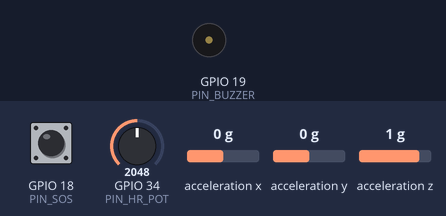
Bench run of a sketch on a simulated ESP32. Parts: buzzer (waves = sounding). Wiring (from diagram.json): MPU-6050 motion sensor at I2C address 0x68. The test bench sets the inputs (shaded band); at power-on: GPIO 34 (PIN_HR_POT) = 2048, GPIO 18 (PIN_SOS) HIGH, acceleration x 0 g, acceleration y 0 g, acceleration z 1 g (analog values on the 0–4095 scale). WiFi joins after 1.5 s; servers stay silent unless stated; the local clock reads 2024-03-15 10:24:30 at power-on unless the sketch sets it; random numbers use the default seed unless the sketch sets one; no MQTT or app messages arrive unless stated; what the sketch prints to the serial monitor is not drawn.

Above: at 2.7 s.
2.8 s: GPIO 34 (PIN_HR_POT) set to 2939
6.5 s: GPIO 34 (PIN_HR_POT) set to 3048
At 8.2 s:
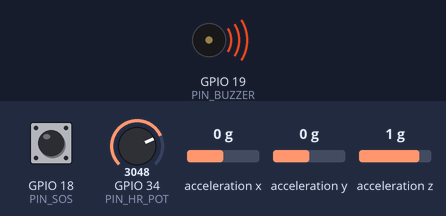
13.2 s: GPIO 18 (PIN_SOS) pulled LOW for 0.15 s
17.7 s: GPIO 18 (PIN_SOS) pulled LOW for 1 s
25.4 s: GPIO 18 (PIN_SOS) driven LOW
29.9 s: GPIO 18 (PIN_SOS) pulsed HIGH 2 times (0.12 s each, 0.3 s apart)
Timing chart, 0 to 37.6 s (numbered marks = the images above; inputs shaded):
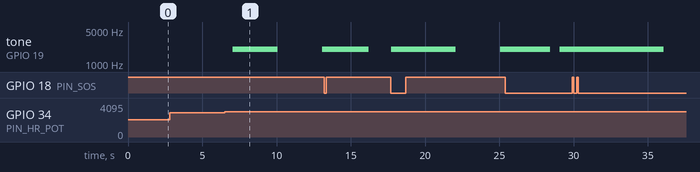

The sketch:

sketch.ino
```cpp
/*
  Digi5 - Module 1 - TP "Du simulateur Python au firmware ESP32 (Wokwi)"
  Projet EHPAD - monitoring-ehpad

  Ce firmware REMPLACE le simulateur Python du projet Digi4 : meme hierarchie de
  topics, memes cles JSON, memes seuils d'alerte. Le dashboard n'a pas a changer.
  Voir docs/contrat_mqtt.md a la racine du depot.

  Materiel (Wokwi, puis vraie carte le 30/10) :
    ESP32 + MPU-6050 (I2C SDA=21 SCL=22) + bouton SOS + buzzer + potentiometre.
  Le potentiometre tient lieu de capteur de FC en attendant le MAX30102.

  DONNEES FICTIVES - usage pedagogique - aucune finalite diagnostique.
  broker.hivemq.com est public : n'y publier aucune donnee reelle.
*/
#include <WiFi.h>
#include <WiFiClientSecure.h>
#include <Wire.h>
#include <time.h>
#include <sys/time.h>
#include <esp_random.h>
#include <PubSubClient.h>

// ======================= 1. CONFIGURATION A ADAPTER =======================
#define USE_TLS 0  // 0 : broker.hivemq.com:1883 (public, non chiffre)
                   // 1 : cluster HiveMQ Cloud:8883 (TLS) - etape 10

const char* WIFI_SSID     = "Wokwi-GUEST";
const char* WIFI_PASSWORD = "";
const int   WIFI_CHANNEL  = 6;  // 6 accelere Wokwi ; mettre 0 sur la vraie carte

// LA SEULE LIGNE A CHANGER SI L'INTERVENANT IMPOSE UN NOM D'EQUIPE :
const char* TEAM_ID = "equipe-ehpad";

// Identifiants FICTIFS. RESIDENT_ID doit matcher ^R\d{3}$ : le backend rejette
// tout le reste. R021 est volontairement HORS de la plage du simulateur Python
// (R001..R020) : les deux sources alimentent ainsi des residents differents et
// ne peuvent pas se contredire sur le meme. Le profil correspondant est declare
// dans backend/app/profiles.py.
const char* RESIDENT_ID = "R021";
const char* ROOM_ID     = "121";
const char* DEVICE_ID   = "esp32-01";

#if USE_TLS
const char*    MQTT_HOST = "VOTRE-CLUSTER.s1.eu.hivemq.cloud";
const uint16_t MQTT_PORT = 8883;
const char*    MQTT_USER = "UTILISATEUR_TP";   // placeholder : jamais de vrai secret dans Git
const char*    MQTT_PASS = "MOT_DE_PASSE_TP";
const char* ROOT_CA = R"PEM(
-----BEGIN CERTIFICATE-----
COLLER ICI LE CERTIFICAT RACINE (format PEM)
-----END CERTIFICATE-----
)PEM";
WiFiClientSecure netClient;
#else
const char*    MQTT_HOST = "broker.hivemq.com";
const uint16_t MQTT_PORT = 1883;
const char*    MQTT_USER = nullptr;
const char*    MQTT_PASS = nullptr;
WiFiClient netClient;
#endif

// ======================= 2. BROCHAGE (identique sur la vraie carte) =======================
const int PIN_SOS    = 18;  // bouton vers GND, pull-up interne
const int PIN_BUZZER = 19;
const int PIN_HR_POT = 34;  // ADC1 : l'ADC2 est inutilisable quand le Wi-Fi est actif
const int PIN_SDA    = 21;
const int PIN_SCL    = 22;
const uint8_t MPU_ADDR = 0x68;

// ======================= 3. PARAMETRES =======================
const unsigned long PUBLISH_PERIOD_MS = 2000;  // 1 message / 2 s
const unsigned long IMU_PERIOD_MS     = 20;    // lecture IMU a 50 Hz
const unsigned long ALARM_DURATION_MS = 3000;
const float G_TO_MS2 = 9.80665;  // le projet Digi4 publie des m/s2, pas des g

// Seuil de chute : 2,5 g, exprime en m/s2 pour rester dans l'unite du projet.
const float FALL_THRESHOLD_MS2 = 2.5 * G_TO_MS2;

// Seuils de FC : repris A L'IDENTIQUE de backend/app/alerts/rules.py, pour que
// l'alerte du device et celle du backend ne puissent pas se contredire.
//   L4 URGENCE     : hr < 40 ou hr > 140
//   L2 ATTENTION   : hr > 100
//   L1 INFORMATION : 50 <= hr < 58
const int HR_CRITICAL_LOW  = 40;
const int HR_CRITICAL_HIGH = 140;
const int HR_ELEVATED      = 100;
const int HR_MILD_LOW_MIN  = 50;
const int HR_MILD_LOW_MAX  = 58;

// Niveaux du projet Digi4 (backend/app/models.py:AlertLevel)
const int LEVEL_NONE = 0, LEVEL_INFORMATION = 1, LEVEL_ATTENTION = 2;
const int LEVEL_URGENCE = 4, LEVEL_DANGER_VITAL = 5;

// ======================= 4. ETAT =======================
PubSubClient mqtt(netClient);

String topicVitals, topicMotion, topicAlerts, topicStatus, clientId;
bool imuOk = false;
float ax = 0, ay = 0, az = 0;   // derniere acceleration, en g
float peakMs2 = 0;              // pic de norme sur la fenetre, en m/s2
unsigned long lastPublish = 0, lastImu = 0, lastMqttAttempt = 0, alarmUntil = 0;
unsigned long lastFallAlert = 0, fallUntil = 0;
unsigned long seqVitals = 0, seqMotion = 0;
int lastButton = HIGH;
unsigned long lastButtonChange = 0;
int lastHrLevel = LEVEL_NONE;

// ======================= 5. MPU-6050 EN DIRECT (registres I2C) =======================
void mpuWrite(uint8_t reg, uint8_t value) {
  Wire.beginTransmission(MPU_ADDR);
  Wire.write(reg);
  Wire.write(value);
  Wire.endTransmission();
}

bool mpuBegin() {
  Wire.beginTransmission(MPU_ADDR);
  if (Wire.endTransmission() != 0) return false;  // personne ne repond a 0x68
  mpuWrite(0x6B, 0x00);  // PWR_MGMT_1 : sortir du mode veille
  mpuWrite(0x1C, 0x10);  // ACCEL_CONFIG : plage +/-8 g (4096 unites par g)
  return true;
}

void mpuReadAccel() {
  Wire.beginTransmission(MPU_ADDR);
  Wire.write(0x3B);
  Wire.endTransmission(false);
  Wire.requestFrom((int)MPU_ADDR, 6);
  int16_t rx = (Wire.read() << 8) | Wire.read();
  int16_t ry = (Wire.read() << 8) | Wire.read();
  int16_t rz = (Wire.read() << 8) | Wire.read();
  ax = rx / 4096.0;
  ay = ry / 4096.0;
  az = rz / 4096.0;
}

// ======================= 6. OUTILS =======================
// Le projet Digi4 horodate en ISO 8601 UTC avec les millisecondes et un Z final
// (simulator/app/resident.py). On reproduit exactement ce format.
String isoTimestamp() {
  struct timeval tv;
  gettimeofday(&tv, nullptr);
  if (tv.tv_sec < 1700000000) return "";  // heure NTP pas encore synchronisee
  struct tm t;
  time_t secs = tv.tv_sec;
  gmtime_r(&secs, &t);
  char buf[32];
  strftime(buf, sizeof(buf), "%Y-%m-%dT%H:%M:%S", &t);
  char out[40];
  snprintf(out, sizeof(out), "%s.%03ldZ", buf, (long)(tv.tv_usec / 1000));
  return String(out);
}

// Identifiant d'alerte : le backend utilise uuid4().hex, on produit 32 caracteres hex.
String makeAlertId() {
  char buf[33];
  for (int i = 0; i < 32; i += 8) snprintf(buf + i, 9, "%08x", (unsigned)esp_random());
  buf[32] = '\0';
  return String(buf);
}

int readHeartRate() {
  int raw = analogRead(PIN_HR_POT);       // 0..4095 (ADC 12 bits)
  int bpm = map(raw, 0, 4095, 30, 180);   // potentiometre -> 30..180 bpm
  bpm += (int)random(-2, 3);              // petit bruit de mesure
  // constrain() est une macro : jamais d'appel de fonction a l'interieur
  return constrain(bpm, 30, 180);
}

// Reproduit la cascade de backend/app/alerts/rules.py, FC seule.
// L5 et L3 exigent la SpO2, que ce device ne mesure pas : inatteignables ici.
int hrLevel(int bpm) {
  if (bpm < HR_CRITICAL_LOW || bpm > HR_CRITICAL_HIGH) return LEVEL_URGENCE;
  if (bpm > HR_ELEVATED) return LEVEL_ATTENTION;
  if (bpm >= HR_MILD_LOW_MIN && bpm < HR_MILD_LOW_MAX) return LEVEL_INFORMATION;
  return LEVEL_NONE;
}

void hrReason(int bpm, int level, char* out, size_t n) {
  if (level == LEVEL_URGENCE)        snprintf(out, n, "hr critical (%d)", bpm);
  else if (level == LEVEL_ATTENTION) snprintf(out, n, "hr elevated (%d)", bpm);
  else                               snprintf(out, n, "rythme cardiaque legerement bas (%d)", bpm);
}

// Activite deduite de l'agitation. Le backend ne teste que la valeur "fall"
// (rules.py:31) : c'est donc celle-la qu'il faut emettre pour declencher la L4.
const char* currentActivity() {
  if (millis() < fallUntil) return "fall";
  float agitation = fabs(peakMs2 - G_TO_MS2);
  if (agitation > 2.0) return "walking";
  return "sitting";
}

void startAlarm() {
  tone(PIN_BUZZER, 2000);
  alarmUntil = millis() + ALARM_DURATION_MS;
}

// ======================= 7. RESEAU =======================
void connectWifi() {
  Serial.printf("Wi-Fi : connexion a %s", WIFI_SSID);
  WiFi.mode(WIFI_STA);
  WiFi.begin(WIFI_SSID, WIFI_PASSWORD, WIFI_CHANNEL);
  while (WiFi.status() != WL_CONNECTED) {
    delay(250);
    Serial.print(".");
  }
  Serial.printf("\nWi-Fi OK, IP = %s\n", WiFi.localIP().toString().c_str());
  configTime(0, 0, "pool.ntp.org", "time.google.com");

  // Le backend parse "timestamp" en datetime : sans heure NTP, isoTimestamp()
  // rend une chaine vide et le message est rejete. On attend la synchro, 10 s au
  // plus pour ne pas bloquer la demo si le NTP est injoignable.
  Serial.print("NTP : synchronisation");
  unsigned long deadline = millis() + 10000;
  while (time(nullptr) < 1700000000 && millis() < deadline) {
    delay(200);
    Serial.print(".");
  }
  Serial.println(time(nullptr) < 1700000000 ? " echec (horodatage indisponible)" : " OK");
}

bool connectMqtt() {
  Serial.printf("MQTT : connexion a %s:%u (client %s)... ", MQTT_HOST, MQTT_PORT, clientId.c_str());
  // Last Will : ce que le broker publiera a notre place si l'ESP32 disparait.
  char willMsg[128];
  snprintf(willMsg, sizeof(willMsg),
           "{\"state\":\"offline\",\"device_id\":\"%s\",\"resident_id\":\"%s\"}",
           DEVICE_ID, RESIDENT_ID);
  bool ok = mqtt.connect(clientId.c_str(), MQTT_USER, MQTT_PASS,
                         topicStatus.c_str(), 1, true, willMsg);
  if (ok) {
    Serial.println("OK");
    char online[160];
    snprintf(online, sizeof(online),
             "{\"state\":\"online\",\"device_id\":\"%s\",\"resident_id\":\"%s\",\"timestamp\":\"%s\"}",
             DEVICE_ID, RESIDENT_ID, isoTimestamp().c_str());
    mqtt.publish(topicStatus.c_str(), online, true);  // message retenu
  } else {
    Serial.printf("echec, etat = %d\n", mqtt.state());
  }
  return ok;
}

// ======================= 8. PUBLICATIONS =======================
// Alerte LOCALE : buzzer et moniteur serie, rien sur MQTT.
//
// Pourquoi ne pas tout publier : le backend recoit deja les vitals et le motion
// de cette carte, et evalue hr et "fall" avec exactement les memes seuils
// (backend/app/alerts/rules.py). Republier ces alertes depuis le device les
// ferait apparaitre DEUX FOIS dans le dashboard, une par chemin. Le device
// garde donc son evaluation embarquee pour ce qu'elle sert vraiment ici :
// reagir sans reseau, tout de suite, en faisant sonner le buzzer.
void localAlert(int level, const char* reason) {
  Serial.printf("[ALERTE locale L%d] %s\n", level, reason);
  if (level >= LEVEL_URGENCE) startAlarm();
}

// Alerte PUBLIEE, au format exact de backend/app/models.py:Alert. Reservee aux
// evenements que le backend ne peut pas deduire des mesures : le bouton SOS
// n'existe nulle part dans rules.py, aucune constante vitale ne le trahit.
void publishAlert(int level, const char* reason) {
  String ts = isoTimestamp();
  String id = makeAlertId();
  char payload[448];
  snprintf(payload, sizeof(payload),
           "{\"id\":\"%s\",\"resident_id\":\"%s\",\"level\":%d,\"reason\":\"%s\","
           "\"status\":\"active\",\"created_at\":\"%s\",\"updated_at\":\"%s\","
           "\"last_seen\":\"%s\",\"acknowledged_by\":null,"
           "\"source\":\"esp32\",\"device_id\":\"%s\"}",
           id.c_str(), RESIDENT_ID, level, reason,
           ts.c_str(), ts.c_str(), ts.c_str(), DEVICE_ID);
  bool ok = mqtt.publish(topicAlerts.c_str(), payload, false);
  Serial.printf("[ALERTE %s L%d] %s\n", ok ? "publiee" : "NON PUBLIEE", level, payload);
  if (level >= LEVEL_URGENCE) startAlarm();
}

// Enveloppe de simulator/app/resident.py:tick().
// "values" porte uniquement ce que ce device MESURE : la FC. SpO2, pression et
// temperature sont absentes et non inventees (voir docs/contrat_mqtt.md s.4).
// "measured" les liste explicitement pour qu'absent ne se lise pas comme normal.
void publishVitals() {
  int bpm = readHeartRate();
  String ts = isoTimestamp();

  char payload[448];
  snprintf(payload, sizeof(payload),
           "{\"timestamp\":\"%s\",\"resident_id\":\"%s\","
           "\"values\":{\"hr\":%d},\"vitals\":{\"hr\":%d},"
           "\"scenario\":\"normal\",\"seq\":%lu,"
           "\"source\":\"esp32\",\"device_id\":\"%s\",\"measured\":[\"hr\"]}",
           ts.c_str(), RESIDENT_ID, bpm, bpm, seqVitals++, DEVICE_ID);
  bool ok = mqtt.publish(topicVitals.c_str(), payload);
  Serial.printf("[%s] %s\n", ok ? "PUB vitals" : "ERREUR PUB", payload);

  // Alerte seulement quand le niveau CHANGE : sinon on republierait la meme
  // alerte toutes les 2 s et le journal du dashboard serait illisible.
  int level = hrLevel(bpm);
  if (level != lastHrLevel && level != LEVEL_NONE) {
    char reason[64];
    hrReason(bpm, level, reason, sizeof(reason));
    localAlert(level, reason);  // le backend publie la sienne depuis les vitals
  }
  lastHrLevel = level;
}

// Enveloppe de simulator/app/resident.py:tick_motion().
// Le MPU fournit les quatre champs exiges par MotionValues, en m/s2.
void publishMotion() {
  String ts = isoTimestamp();
  char payload[384];
  snprintf(payload, sizeof(payload),
           "{\"timestamp\":\"%s\",\"resident_id\":\"%s\","
           "\"values\":{\"ax\":%.3f,\"ay\":%.3f,\"az\":%.3f,\"activity\":\"%s\"},"
           "\"scenario\":\"normal\",\"seq\":%lu,"
           "\"source\":\"esp32\",\"device_id\":\"%s\",\"imu_ok\":%s}",
           ts.c_str(), RESIDENT_ID,
           ax * G_TO_MS2, ay * G_TO_MS2, az * G_TO_MS2, currentActivity(),
           seqMotion++, DEVICE_ID, imuOk ? "true" : "false");
  bool ok = mqtt.publish(topicMotion.c_str(), payload);
  if (!ok) Serial.println("ERREUR PUB motion");
  peakMs2 = 0;  // nouvelle fenetre
}

// ======================= 9. CAPTEURS LOCAUX =======================
void readImu() {
  if (!imuOk) return;
  mpuReadAccel();
  float normMs2 = sqrt(ax * ax + ay * ay + az * az) * G_TO_MS2;
  if (normMs2 > peakMs2) peakMs2 = normMs2;

  // Detection de chute NAIVE : pic de norme au-dessus du seuil, une alerte au
  // plus toutes les 10 s. Sera remplacee par du TinyML au module 4.
  if (normMs2 > FALL_THRESHOLD_MS2 && millis() - lastFallAlert > 10000) {
    lastFallAlert = millis();
    fallUntil = millis() + 5000;  // l'activite reste "fall" pendant 5 s
    localAlert(LEVEL_URGENCE, "fall detected");  // le backend la deduit du motion
  }
}

void readSosButton() {
  int state = digitalRead(PIN_SOS);
  // Anti-rebond logiciel : on ignore les changements trop rapproches (< 50 ms)
  if (state != lastButton && millis() - lastButtonChange > 50) {
    lastButtonChange = millis();
    lastButton = state;
    if (state == LOW) {  // pull-up : LOW = bouton presse
      publishAlert(LEVEL_DANGER_VITAL, "appel SOS du resident");
    }
  }
}

// ======================= 10. SETUP / LOOP =======================
void setup() {
  Serial.begin(115200);
  pinMode(PIN_SOS, INPUT_PULLUP);
  pinMode(PIN_BUZZER, OUTPUT);
  analogReadResolution(12);

  Wire.begin(PIN_SDA, PIN_SCL);
  imuOk = mpuBegin();
  Serial.println(imuOk ? "MPU-6050 detecte (0x68)"
                       : "MPU-6050 introuvable : verifier SDA=21, SCL=22, VCC=3V3, GND");

  // Hierarchie Digi4, prefixee par l'equipe : broker.hivemq.com est public et
  // partage par toute la promo, un topic "ehpad/..." nu entrerait en collision.
  String base = String("digi5/") + TEAM_ID + "/ehpad";
  topicVitals = base + "/vitals/resident/" + RESIDENT_ID;
  topicMotion = base + "/motion/resident/" + RESIDENT_ID;
  topicAlerts = base + "/alerts/new";
  topicStatus = base + "/device/" + DEVICE_ID + "/status";
  clientId    = String("digi5-") + TEAM_ID + "-" + DEVICE_ID + "-"
              + String((uint32_t)esp_random(), HEX);

  Serial.println("Topics :");
  Serial.printf("  vitals : %s\n", topicVitals.c_str());
  Serial.printf("  motion : %s\n", topicMotion.c_str());
  Serial.printf("  alerts : %s\n", topicAlerts.c_str());
  Serial.printf("  status : %s\n", topicStatus.c_str());

  connectWifi();
#if USE_TLS
  netClient.setCACert(ROOT_CA);
#endif
  mqtt.setServer(MQTT_HOST, MQTT_PORT);
  mqtt.setBufferSize(512);  // defaut PubSubClient = 256 octets : trop juste
  mqtt.setKeepAlive(30);
}

void loop() {
  // Reconnexion MQTT non bloquante : une tentative toutes les 5 s. Aucun delay()
  // dans loop(), sinon le bouton SOS serait ignore pendant toute la pause.
  if (!mqtt.connected() && millis() - lastMqttAttempt > 5000) {
    lastMqttAttempt = millis();
    connectMqtt();
  }
  mqtt.loop();  // keep-alive + reception

  unsigned long now = millis();
  if (now - lastImu >= IMU_PERIOD_MS) { lastImu = now; readImu(); }
  readSosButton();
  if (now - lastPublish >= PUBLISH_PERIOD_MS && mqtt.connected()) {
    lastPublish = now;
    publishVitals();
    publishMotion();
  }
  if (alarmUntil && now > alarmUntil) { noTone(PIN_BUZZER); alarmUntil = 0; }
}
```

Measured:
- the behaviour switches between 2975 and 2976 on GPIO 34 (PIN_HR_POT) (found by bisection; images 0 and 1)
- after the input at 2.8 s, every drawn part: stays the same
- after the input at 6.5 s, tone on GPIO 19 (PIN_BUZZER): silent → 2000 Hz after 0.57 s, → silent 3.0 s later, → 2000 Hz 3.0 s later
